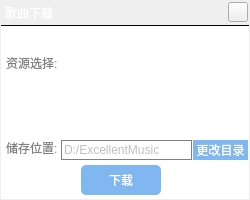
<?xml version="1.0" encoding="UTF-8"?>
<ui version="4.0">
 <class>downloadinfodlg</class>
 <widget class="QDialog" name="downloadinfodlg">
  <property name="geometry">
   <rect>
    <x>0</x>
    <y>0</y>
    <width>250</width>
    <height>200</height>
   </rect>
  </property>
  <property name="windowTitle">
   <string>Dialog</string>
  </property>
  <widget class="QWidget" name="widget" native="true">
   <property name="geometry">
    <rect>
     <x>1</x>
     <y>25</y>
     <width>248</width>
     <height>174</height>
    </rect>
   </property>
   <property name="styleSheet">
    <string notr="true">background-color: rgb(255, 255, 255);</string>
   </property>
   <widget class="Line" name="line">
    <property name="geometry">
     <rect>
      <x>0</x>
      <y>0</y>
      <width>250</width>
      <height>1</height>
     </rect>
    </property>
    <property name="frameShadow">
     <enum>QFrame::Plain</enum>
    </property>
    <property name="orientation">
     <enum>Qt::Horizontal</enum>
    </property>
   </widget>
   <widget class="QLabel" name="label_2">
    <property name="geometry">
     <rect>
      <x>5</x>
      <y>30</y>
      <width>51</width>
      <height>15</height>
     </rect>
    </property>
    <property name="styleSheet">
     <string notr="true">color: gray;</string>
    </property>
    <property name="text">
     <string>资源选择:</string>
    </property>
   </widget>
   <widget class="QLabel" name="label_3">
    <property name="geometry">
     <rect>
      <x>5</x>
      <y>115</y>
      <width>51</width>
      <height>16</height>
     </rect>
    </property>
    <property name="styleSheet">
     <string notr="true">color: gray;</string>
    </property>
    <property name="text">
     <string>储存位置:</string>
    </property>
   </widget>
   <widget class="QLineEdit" name="lineEdit">
    <property name="geometry">
     <rect>
      <x>60</x>
      <y>115</y>
      <width>131</width>
      <height>20</height>
     </rect>
    </property>
    <property name="styleSheet">
     <string notr="true">color: rgb(191, 191, 191);
border: 1px solid gray;</string>
    </property>
    <property name="text">
     <string>D:/ExcellentMusic</string>
    </property>
   </widget>
   <widget class="QPushButton" name="pushButton_filesave">
    <property name="geometry">
     <rect>
      <x>192</x>
      <y>115</y>
      <width>55</width>
      <height>20</height>
     </rect>
    </property>
    <property name="cursor">
     <cursorShape>PointingHandCursor</cursorShape>
    </property>
    <property name="styleSheet">
     <string notr="true">background-color: rgb(128, 183, 241);
color: rgb(255, 255, 255);
border: NULL;</string>
    </property>
    <property name="text">
     <string>更改目录</string>
    </property>
    <property name="flat">
     <bool>false</bool>
    </property>
   </widget>
   <widget class="QPushButton" name="pushButton">
    <property name="geometry">
     <rect>
      <x>80</x>
      <y>140</y>
      <width>80</width>
      <height>30</height>
     </rect>
    </property>
    <property name="cursor">
     <cursorShape>PointingHandCursor</cursorShape>
    </property>
    <property name="styleSheet">
     <string notr="true">color: rgb(255, 255, 255);background-color: rgb(128, 183, 241);border:NULL;border-radius:5px;padding:2px 4px;</string>
    </property>
    <property name="text">
     <string>下载</string>
    </property>
    <property name="autoDefault">
     <bool>true</bool>
    </property>
   </widget>
  </widget>
  <widget class="QPushButton" name="pushButton_exit">
   <property name="geometry">
    <rect>
     <x>228</x>
     <y>2</y>
     <width>20</width>
     <height>20</height>
    </rect>
   </property>
   <property name="text">
    <string/>
   </property>
  </widget>
  <widget class="QLabel" name="label">
   <property name="geometry">
    <rect>
     <x>5</x>
     <y>1</y>
     <width>191</width>
     <height>24</height>
    </rect>
   </property>
   <property name="styleSheet">
    <string notr="true">color: rgb(255, 255, 255);
font: 9pt &quot;微软雅黑&quot;;</string>
   </property>
   <property name="text">
    <string>歌曲下载</string>
   </property>
  </widget>
 </widget>
 <resources/>
 <connections/>
</ui>
